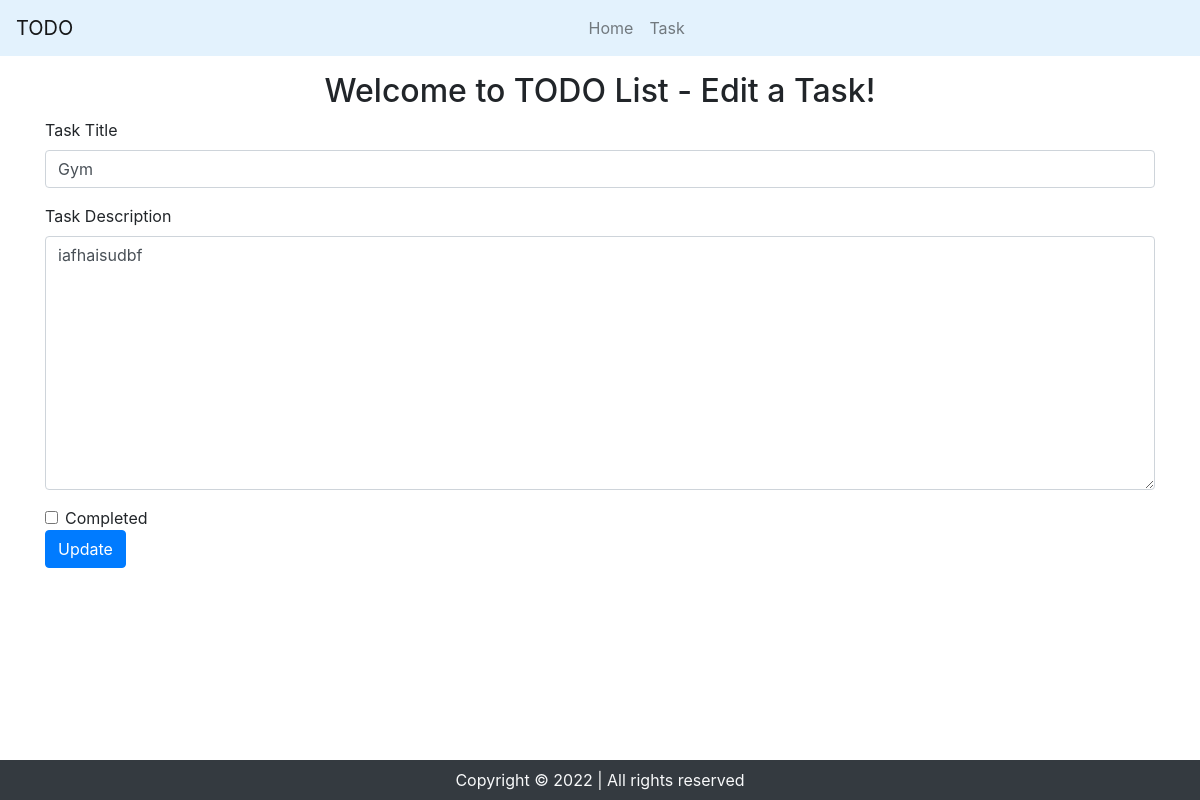
/edit/2/, run on an earlier commit of the app's database.
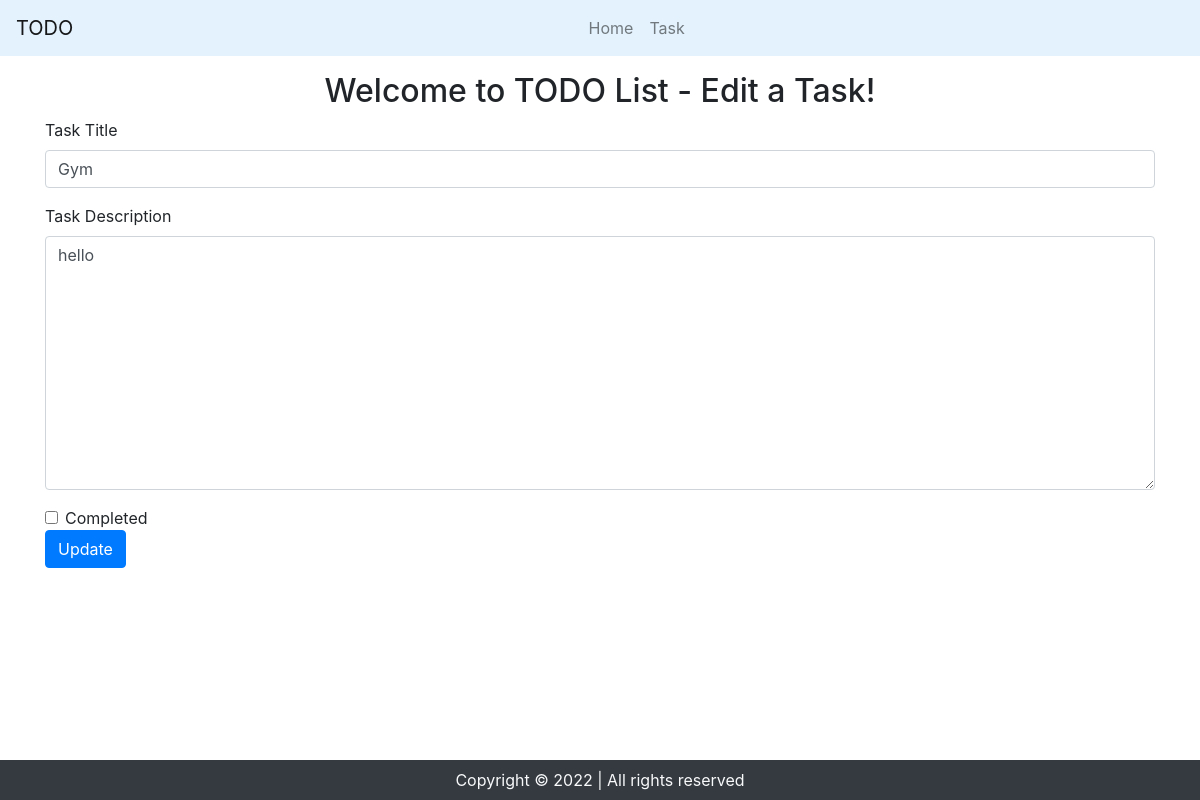
And on a later commit of the database.
### home/models.py (models this page shows, shortened)
class Task(models.Model):
    title=models.CharField(max_length=50)
    desc=models.TextField()
    complete = models.BooleanField(default=False)
    time=models.DateTimeField(default=datetime.utcnow)

### home/views.py (the view)
# urls.py: path('edit/<int:pk>/', views.edit, name='edit'),
def edit(request, pk):
    tasks=models.Task.objects.get(id=pk)
    context={'tasks':tasks}
    return render(request, 'edit.html', context)

### templates/edit.html (shortened to what this page needs)
{% extends 'base.html' %}
{% block body %}
    <div class="container my-3">
        <h2 class="text-center">Welcome to TODO List - Edit a Task!</h2>
        <form name="addTaskForm" action="/tasks/{{tasks.id}}/" method="POST" onsubmit="return titleRequired()">
            <div class="form-group">
              <label for="title">Task Title</label>
              <input type="text" class="form-control" id="title" name="title" placeholder="Enter your task" value="{{tasks.title}}" required>
            </div>
            <div class="form-group">
              <label for="desc">Task Description</label>
              <textarea name="desc" class="form-control" id="desc" cols="30" rows="10" value="">{{tasks.desc}}</textarea>
            </div>
            <div class="form-check">
                <input type="checkbox" class="form-check-input" id="complete" name="complete" value="true" {% if tasks.complete %} checked {% endif %}>
                <label class="form-check-label" for="complete">Completed</label>
            </div>
            <button type="submit" class="btn btn-primary" name="update">Update</button>
          </form>
    </div>
{% endblock body %}

What changed in the data, as far as the page shows it:
changed Task "Gym": desc "iafhaisudbf" → "hello"
